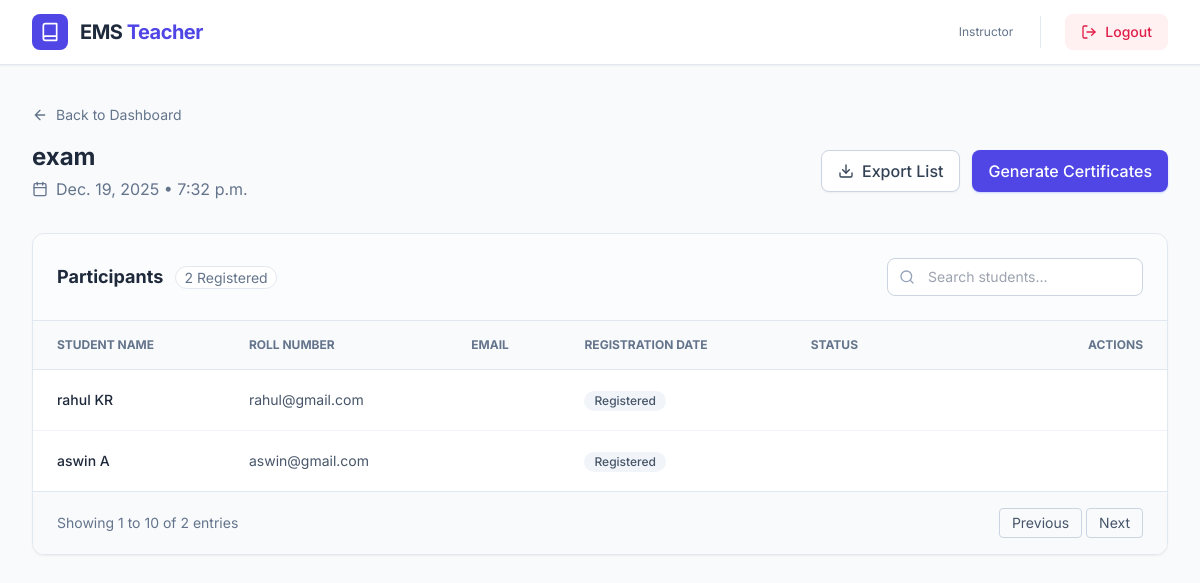
/manage_participants/3/, run on the app's committed database.
### userapp/models.py (models this page shows, shortened)
class Event(models.Model):
    title = models.CharField(max_length=200)
    description = models.TextField()
    EVENT_TYPE_CHOICES = (
        ('workshop', 'Workshop'),
        ('seminar', 'Seminar'),
        ('cultural_fest', 'Cultural Fest'),
        ('sports_event', 'Sports Event'),
        ('club_event', 'Club Event'),
        ('exam_related', 'Exam Related'),
    )
    event_type = models.CharField(max_length=50, choices=EVENT_TYPE_CHOICES)
    department = models.CharField(max_length=100)
    date = models.DateField()
    start_time = models.TimeField()
    end_time = models.TimeField()
    venue = models.CharField(max_length=150)
    staff_coordinators = models.CharField(max_length=255)
    equipment_required = models.TextField(blank=True, null=True)
    STATUS_CHOICES = (
        ('pending', 'Pending'),
        ('approved', 'Approved'),
        ('rejected', 'Rejected'),
    )
    status = models.CharField(max_length=20, choices=STATUS_CHOICES, default='pending')
    created_by_id = models.IntegerField()

class Participant(models.Model):
    event = models.ForeignKey(Event, on_delete=models.CASCADE)
    student_name = models.CharField(max_length=100)
    student_email = models.EmailField()

### userapp/views.py (the view)
# urls.py: path("manage_participants/<int:event_id>/", views.manage_participants, name="manage_participants"),
def manage_participants(request, event_id):
    event = get_object_or_404(Event, id=event_id)
    participants = Participant.objects.filter(event=event)
    return render(request, "manage_participants.html", {
        "event": event,
        "participants": participants
    })

### templates/manage_participants.html (shortened to what this page needs)
<!DOCTYPE html>
<html lang="en">
<head>
    <script src="https://cdn.tailwindcss.com"></script>
</head>
<body class="bg-slate-50 min-h-screen flex flex-col">
    <nav class="bg-white border-b border-slate-200 sticky top-0 z-20 shadow-sm">
        <div class="max-w-7xl mx-auto px-4 sm:px-6 lg:px-8">
            <div class="flex justify-between h-16">
                <div class="flex items-center gap-3">
                    <div class="bg-indigo-600 p-2 rounded-lg text-white">
                        <svg xmlns="http://www.w3.org/2000/svg" width="20" height="20" viewBox="0 0 24 24" fill="none" stroke="currentColor" stroke-width="2" stroke-linecap="round" stroke-linejoin="round"><path d="M4 19.5v-15A2.5 2.5 0 0 1 6.5 2H20v20H6.5a2.5 2.5 0 0 1 0-5H20"/></svg>
                    </div>
                    <span class="font-bold text-xl text-slate-800 tracking-tight">EMS <span class="text-indigo-600">Teacher</span></span>
                </div>
                <div class="flex items-center gap-4">
                    <div class="text-right hidden sm:block">
                        <p class="text-xs text-slate-500">Instructor</p>
                    </div>
                    <div class="h-8 w-1 border-r border-slate-200 mx-2"></div>
                    <a href="/logout" class="flex items-center gap-2 text-sm font-medium text-rose-600 hover:text-rose-700 bg-rose-50 hover:bg-rose-100 px-4 py-2 rounded-lg transition-colors">
                        <svg xmlns="http://www.w3.org/2000/svg" width="16" height="16" viewBox="0 0 24 24" fill="none" stroke="currentColor" stroke-width="2" stroke-linecap="round" stroke-linejoin="round"><path d="M9 21H5a2 2 0 0 1-2-2V5a2 2 0 0 1 2-2h4"/><polyline points="16 17 21 12 16 7"/><line x1="21" y1="12" x2="9" y2="12"/></svg>
                        Logout
                    </a>
                </div>
            </div>
        </div>
    </nav>
    <main class="flex-grow max-w-7xl mx-auto px-4 sm:px-6 lg:px-8 py-10 w-full">
        <div class="mb-8">
            <a href="teacher_dashboard.html" class="inline-flex items-center text-sm text-slate-500 hover:text-indigo-600 mb-4 transition-colors">
                <svg xmlns="http://www.w3.org/2000/svg" width="16" height="16" viewBox="0 0 24 24" fill="none" stroke="currentColor" stroke-width="2" stroke-linecap="round" stroke-linejoin="round" class="mr-2"><path d="M19 12H5M12 19l-7-7 7-7"/></svg>
                Back to Dashboard
            </a>
            <div class="flex flex-col md:flex-row md:items-center justify-between gap-4">
                <div>
                    <h1 class="text-2xl font-bold text-slate-800">{{ event.title }}</h1>
                    <p class="text-slate-500 mt-1 flex items-center gap-2">
                        {{ event.date }} • {{ event.start_time }}
                    </p>
                </div>
                <div class="flex gap-3">
                    <button class="px-4 py-2 bg-white border border-slate-300 text-slate-700 font-medium rounded-lg hover:bg-slate-50 transition-colors shadow-sm flex items-center gap-2">
                        <svg xmlns="http://www.w3.org/2000/svg" width="16" height="16" viewBox="0 0 24 24" fill="none" stroke="currentColor" stroke-width="2" stroke-linecap="round" stroke-linejoin="round"><path d="M21 15v4a2 2 0 0 1-2 2H5a2 2 0 0 1-2-2v-4"/><polyline points="7 10 12 15 17 10"/><line x1="12" y1="15" x2="12" y2="3"/></svg>
                        Export List
                    </button>
                    <button class="px-4 py-2 bg-indigo-600 text-white font-medium rounded-lg hover:bg-indigo-700 transition-colors shadow-sm shadow-indigo-200">
                        Generate Certificates
                    </button>
                </div>
            </div>
        </div>
        <div class="bg-white rounded-xl shadow-sm border border-slate-200 overflow-hidden">
            <div class="p-6 border-b border-slate-200 bg-slate-50/50 flex flex-col sm:flex-row justify-between items-center gap-4">
                <h2 class="text-lg font-bold text-slate-800">Participants <span class="ml-2 text-sm font-normal text-slate-500 bg-white px-2 py-0.5 rounded-full border border-slate-200">{{ participants.count }} Registered</span></h2>
                <div class="relative w-full sm:w-64">
                    <input type="text" placeholder="Search students..." class="w-full pl-10 pr-4 py-2 border border-slate-300 rounded-lg focus:ring-2 focus:ring-indigo-500 focus:border-indigo-500 outline-none text-sm">
                    <div class="absolute inset-y-0 left-0 pl-3 flex items-center pointer-events-none text-slate-400">
                    </div>
                </div>
            </div>
            <div class="overflow-x-auto">
                <table class="w-full text-left border-collapse">
                    <thead class="bg-slate-50 text-slate-500 text-xs uppercase font-semibold">
                        <tr>
                            <th class="px-6 py-4 border-b border-slate-200">Student Name</th>
                            <th class="px-6 py-4 border-b border-slate-200">Roll Number</th>
                            <th class="px-6 py-4 border-b border-slate-200">Email</th>
                            <th class="px-6 py-4 border-b border-slate-200">Registration Date</th>
                            <th class="px-6 py-4 border-b border-slate-200">Status</th>
                            <th class="px-6 py-4 border-b border-slate-200 text-right">Actions</th>
                        </tr>
                    </thead>
                    <tbody class="divide-y divide-slate-100 text-sm">
                        {% for p in participants %}
                        <tr class="hover:bg-slate-50 transition-colors group">
                            <td class="px-6 py-4 font-medium text-slate-800">{{ p.student_name }}</td>
                            <td class="px-6 py-4 text-slate-600">{{ p.student_email }}</td>
                            <td class="px-6 py-4 text-slate-600">{{ p.registration_date }}</td>
                            <td class="px-6 py-4">
                                {% if p.attended %}
                                    <span class="inline-flex items-center px-2.5 py-0.5 rounded-full text-xs font-medium bg-green-100 text-green-800">Present</span>
                                {% else %}
                                    <span class="inline-flex items-center px-2.5 py-0.5 rounded-full text-xs font-medium bg-slate-100 text-slate-600">Registered</span>
                                {% endif %}
                            </td>
                            <td class="px-6 py-4 text-right">
                            </td>
                        </tr>
                        {% endfor %}
                    </tbody>
                </table>
            </div>
            <div class="px-6 py-4 border-t border-slate-200 bg-slate-50 flex justify-between items-center">
                <p class="text-sm text-slate-500">Showing 1 to 10 of {{ participants.count }} entries</p>
                <div class="flex gap-1">
                    <button class="px-3 py-1 border border-slate-300 rounded hover:bg-white text-slate-600 text-sm disabled:opacity-50">Previous</button>
                    <button class="px-3 py-1 border border-slate-300 rounded hover:bg-white text-slate-600 text-sm">Next</button>
                </div>
            </div>
        </div>
    </main>
</body>
</html>

### templates/manage_participants.html (style rules this page uses)
body { font-family: 'Inter', sans-serif; }

### data on the page
Event: title "exam", date "Dec. 19, 2025", start_time "7:32 p.m."
Participant: student_name "rahul KR", student_email "rahul@gmail.com"
Participant: student_name "aswin A", student_email "aswin@gmail.com"

### other printed values
{{ participants.count }} "2"
